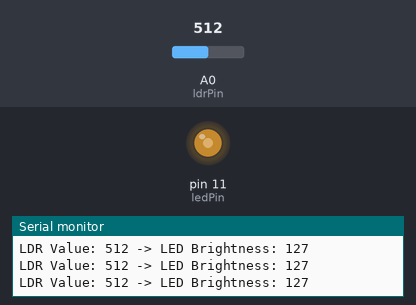
Bench run of a sketch on a simulated Arduino Uno, built with avr-gcc and run on an emulated ATmega328P. On the bench: output pins drawn as LEDs (lit = HIGH), the last lines printed to the serial monitor. The inputs (shaded band) are chosen by the test bench; at power-on: A0 (ldrPin) = 512.

Above: at 1.2 s.
1.3 s: A0 (ldrPin) set to 716
At 2.2 s:
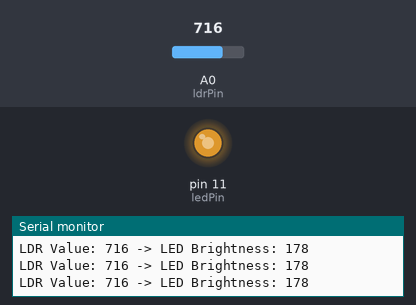
2.8 s: A0 (ldrPin) set to 900
At 3.6 s:
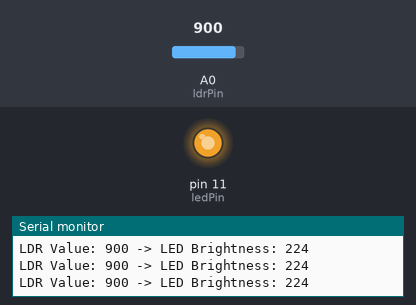
4.3 s: A0 (ldrPin) set to 413
At 4.8 s:
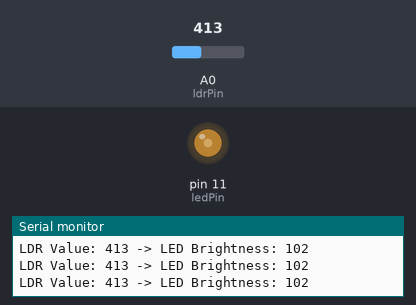
7.3 s: A0 (ldrPin) set to 383
At 8.8 s:
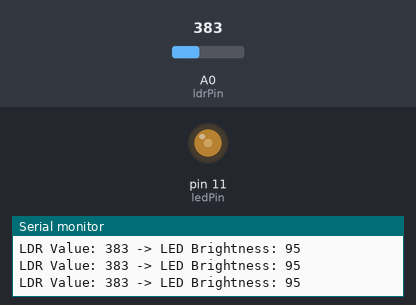
10.3 s: A0 (ldrPin) set to 107
At 11.5 s:
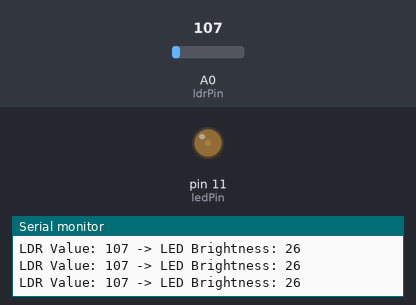
11.8 s: A0 (ldrPin) set to 95
At 12.9 s:
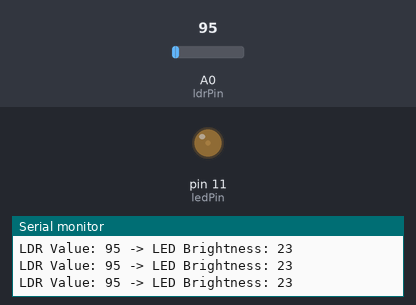
Timing chart, 0 to 14.8 s (numbered marks = the images above; inputs shaded):
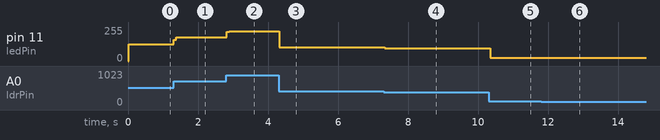

Measured:
- after the input at 1.3 s, pin 11 (ledPin): 127/255 → 158/255 at once, → 178/255 0.07 s later
- after the input at 2.8 s, pin 11 (ledPin): 178/255 → 219/255 at once, → 224/255 0.07 s later
- after the input at 4.3 s, pin 11 (ledPin): 224/255 → 102/255 at once
- after the input at 7.3 s, pin 11 (ledPin): 102/255 → 95/255 at once
- after the input at 10.3 s, pin 11 (ledPin): 95/255 → 26/255 after 0.05 s
- after the input at 11.8 s, pin 11 (ledPin): 26/255 → 23/255 after 0.06 s

The sketch:

NanoLED_LDR0.ino
```cpp
// Pin Definitions
const int ldrPin = A0;      // LDR connected to analog pin A0
const int ledPin = 11;       // LED connected to PWM-capable digital pin D3

int ldrValue = 0;           // Variable to store raw LDR reading
int ledBrightness = 0;      // Variable for LED PWM value (0–255)

// Setup
void setup() {
  pinMode(ledPin, OUTPUT);
  Serial.begin(9600);
}

// Function to smooth LDR readings by averaging multiple samples
int readLDR() {
  int sum = 0;
  const int samples = 10;
  for (int i = 0; i < samples; i++) {
    sum += analogRead(ldrPin);
    delay(2);  // Small delay between samples
  }
  return sum / samples;
}

// Main loop
void loop() {
  // Read and smooth LDR value
  ldrValue = readLDR();

  // Map LDR reading (0–1023) to LED brightness (0–255)
  ledBrightness = map(ldrValue, 0, 1023, 0, 255);

  // Update LED brightness
  analogWrite(ledPin, ledBrightness);

  // Print info to Serial Monitor
  Serial.print("LDR Value: ");
  Serial.print(ldrValue);
  Serial.print(" -> LED Brightness: ");
  Serial.println(ledBrightness);

  delay(50);  // Delay to stabilize the output
}
```
